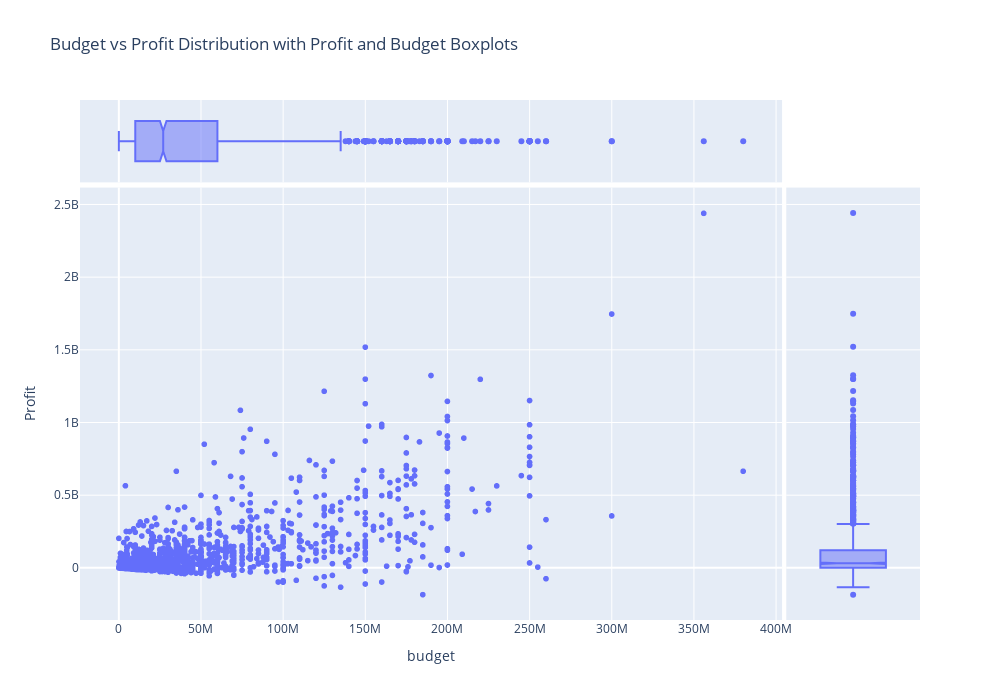

Notebook source saved alongside this figure:
### Markdown cell above
<img src="money_header.jpg" alt="MONEY!" style="width:500px;height:300px;">

Looking at the plot below it can be surmised that the the distribution of the data has a strongly positive skew. Taking this information and comparing it to a scatter plot will allow for further derivation of further insights to confirm ideas that can be drawn from the data. 

The scatter plot reveals a large cluster of data and betrays the few outliers that trail at the tail of the data. Working with his information an inference can be made about where our optimal budget may be derived from. This ends can be achieved with the use of a regression line, mean estimation, and confidence intervals to look where the data is most useful for estimation of the optimal budget.

### Code cell
fig = make_subplots(rows=2, cols=1)

fig = px.scatter(x='budget', y='Profit', data_frame=top_100,
                 title="Budget vs Profit Distribution with Profit and Budget Boxplots", 
                 hover_data=['title'], marginal_x='box', marginal_y='box',
                 width=1000, height=700)
fig.show()

# fig = px.box(top_100, y='budget', points='all', title='Budget Boxplot')
# fig.show()

# fig = px.box(top_100, y='Profit', points='all', title='Profit Boxplot')
# fig.show()

plt.figure(figsize=(10, 6))

plt.ticklabel_format(axis='both', style='plain')
plt.title('Budget vs. Profit \n Regression Plot with Confidence Intervals', fontsize=13)
ax = sns.regplot(x='budget', y='Profit', data=top_100, fit_reg=True, x_bins=10, x_ci='ci')

fmt = '${x:,.0f}'
tick = mtick.StrMethodFormatter(fmt)
ax.xaxis.set_major_formatter(tick)
ax.yaxis.set_major_formatter(tick)
plt.xticks(rotation=90)

plt.style.use('seaborn')
plt.show()

### Figure 1 — Plotly figure (JSON) as saved in the notebook; plotly's stock layout.template omitted (floating-point values rounded to 4 significant figures; data arrays with more than 128 entries replaced by an {"elided": "..."} marker saying what was removed)
{"data": [{"customdata": {"elided": "1539x1 str values"}, "hovertemplate": "budget=%{x}<br>Profit=%{y}<br>title=%{customdata[0]}<extra></extra>", "legendgroup": "", "marker": {"color": "#636efa", "symbol": "circle"}, "mode": "markers", "name": "", "showlegend": false, "type": "scattergl", "x": {"elided": "1539 int values"}, "xaxis": "x", "y": {"elided": "1539 int values"}, "yaxis": "y"}, {"alignmentgroup": "True", "customdata": {"elided": "1539x1 str values"}, "hovertemplate": "budget=%{x}<br>title=%{customdata[0]}<extra></extra>", "legendgroup": "", "marker": {"color": "#636efa", "symbol": "circle"}, "name": "", "notched": true, "offsetgroup": "", "showlegend": false, "type": "box", "x": {"elided": "1539 int values"}, "xaxis": "x3", "yaxis": "y3"}, {"alignmentgroup": "True", "customdata": {"elided": "1539x1 str values"}, "hovertemplate": "Profit=%{y}<br>title=%{customdata[0]}<extra></extra>", "legendgroup": "", "marker": {"color": "#636efa", "symbol": "circle"}, "name": "", "notched": true, "offsetgroup": "", "showlegend": false, "type": "box", "xaxis": "x2", "y": {"elided": "1539 int values"}, "yaxis": "y2"}], "layout": {"height": 700, "legend": {"tracegroupgap": 0}, "title": {"text": "Budget vs Profit Distribution with Profit and Budget Boxplots"}, "width": 1000, "xaxis": {"anchor": "y", "domain": [0, 0.8358], "title": {"text": "budget"}}, "xaxis2": {"anchor": "y2", "domain": [0.8408, 1], "matches": "x2", "showgrid": false, "showline": false, "showticklabels": false, "ticks": ""}, "xaxis3": {"anchor": "y3", "domain": [0, 0.8358], "matches": "x", "showgrid": true, "showticklabels": false}, "xaxis4": {"anchor": "y4", "domain": [0.8408, 1], "matches": "x2", "showgrid": false, "showline": false, "showticklabels": false, "ticks": ""}, "yaxis": {"anchor": "x", "domain": [0, 0.8316], "title": {"text": "Profit"}}, "yaxis2": {"anchor": "x2", "domain": [0, 0.8316], "matches": "y", "showgrid": true, "showticklabels": false}, "yaxis3": {"anchor": "x3", "domain": [0.8416, 1], "matches": "y3", "showgrid": false, "showline": false, "showticklabels": false, "ticks": ""}, "yaxis4": {"anchor": "x4", "domain": [0.8416, 1], "matches": "y3", "showgrid": true, "showline": false, "showticklabels": false, "ticks": ""}}}
